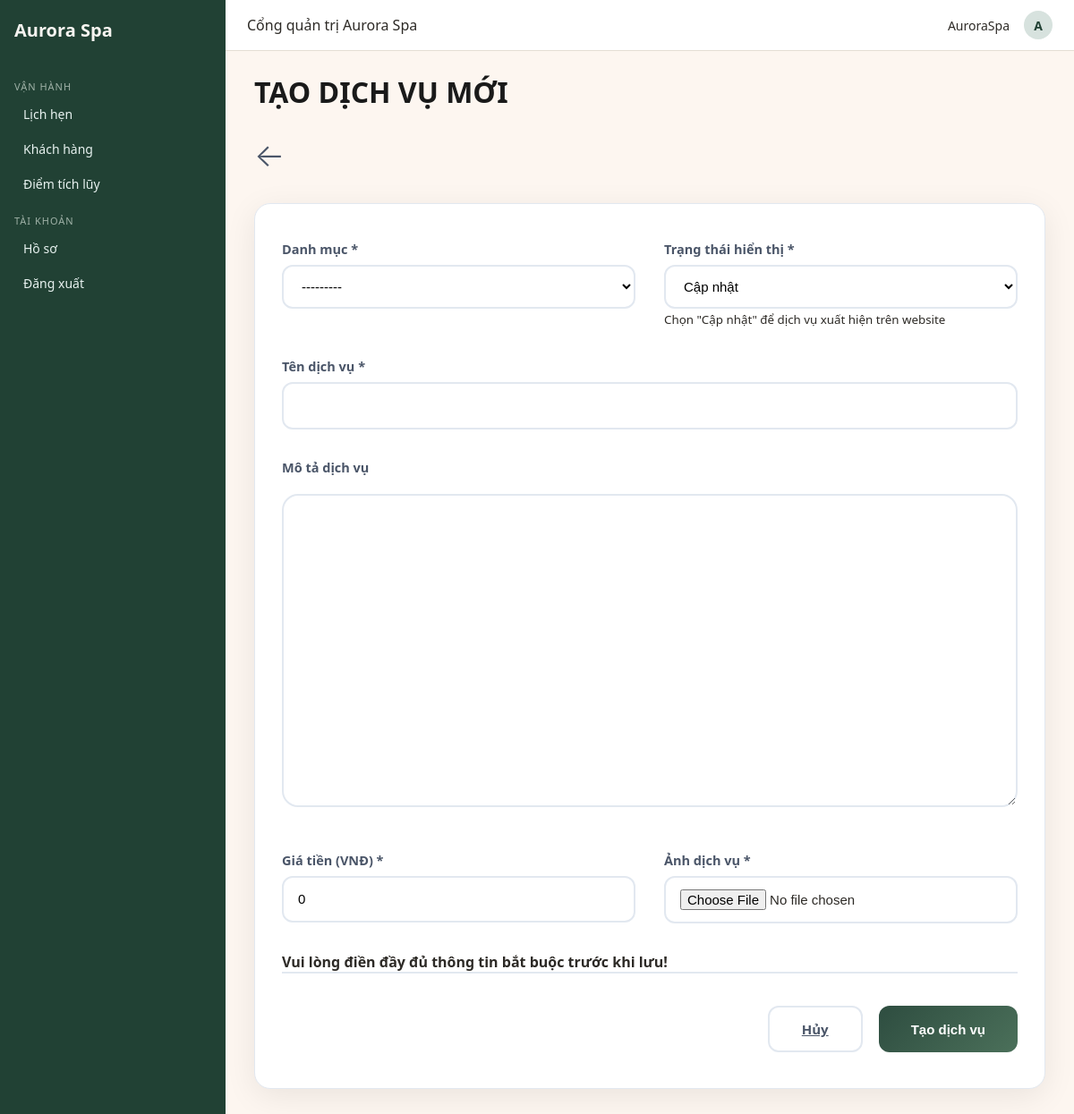
The page /staff/services/add/ (signed in) on the database as committed earlier.
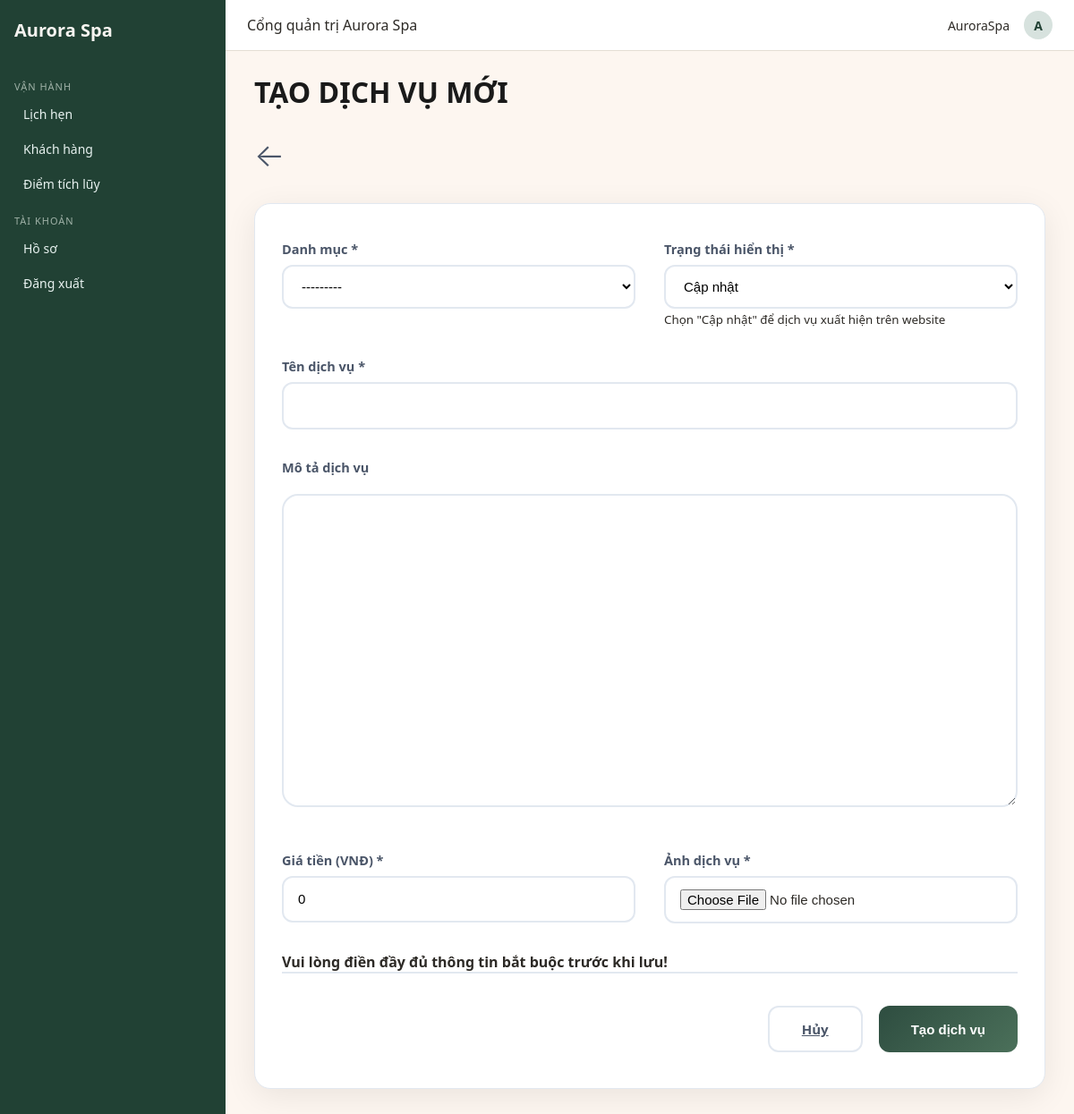
The same page on the database as committed later.
### aurora/models.py (models this page shows, shortened)
class DichVu(models.Model):
    MaDichVu = models.CharField(
        max_length=5,
        primary_key=True,
        validators=[MinLengthValidator(5)],
        help_text="Mã định danh duy nhất cho từng dịch vụ (VD: DV001, DV002, ...)"
    )
    MaDanhMuc = models.ForeignKey(
        DanhMucDichVu,
        on_delete=models.CASCADE,
        db_column='MaDanhMuc',
        help_text="Khóa ngoại liên kết đến bảng DanhMucDichVu (MaDanhMuc)"
    )
    TenDichVu = models.CharField(
        max_length=200,
        null=False,
        help_text="Tên dịch vụ Spa (VD: 'Massage đá nóng', 'Trị mụn chuyên sâu')"
    )
    GiaTien = models.DecimalField(
        max_digits=12,
        decimal_places=0,
        help_text="Giá tiền dịch vụ (VNĐ)",
        default=0
    )
    MoTa = RichTextField()
    TrangThaiHienThi = models.BooleanField(
        default=True,
        help_text="Trạng thái hiển thị dịch vụ (1 = đang kinh doanh, 0 = tạm ẩn)"
    )
    HinhAnh = models.ImageField(upload_to='dichvu/', blank=True, null=True)
    class Meta:
        db_table = 'DichVu'
        verbose_name = 'Dịch Vụ'
        verbose_name_plural = 'Dịch Vụ'

class DanhMucDichVu(models.Model):
    MaDanhMuc = models.CharField(
        max_length=5,
        primary_key=True,
        validators=[MinLengthValidator(5)],
        help_text="Mã định danh duy nhất cho từng danh mục dịch vụ Spa (VD: DM001, DM002, ...)"
    )
    TenDanhMuc = models.CharField(
        max_length=200,
        null=False,
        help_text="Tên danh mục dịch vụ (VD: 'Chăm sóc da mặt', 'Massage thư giãn')"
    )
    MoTa = models.TextField(
        null=True,
        blank=True,
        help_text="Mô tả chi tiết về nhóm dịch vụ (VD: các loại liệu trình trong danh mục)"
    )
    class Meta:
        db_table = 'DanhMucDichVu'
        verbose_name = 'Danh Mục Dịch Vụ'
        verbose_name_plural = 'Danh Mục Dịch Vụ'
    def __str__(self):
        return f"{self.MaDanhMuc} - {self.TenDanhMuc}"

### staffpanel/views.py (the view)
# urls.py: path('services/add/', views.staff_service_edit, name='staff_service_add'),
@content_required
def staff_service_edit(request, pk=None):
    if pk:
        dv = get_object_or_404(DichVu, pk=pk)
        action = "Sửa dịch vụ"
    else:
        dv = DichVu()
        action = "Tạo dịch vụ"
    if request.method == 'POST':
        form = DichVuForm(request.POST, request.FILES, instance=dv)
        if form.is_valid():
            dv = form.save(commit=False)
            trang_thai = request.POST.get('TrangThaiHienThi', '0')
            dv.TrangThaiHienThi = 1 if trang_thai == '1' else 0
            dv.save()
            NhatKyHoatDong.objects.create(
                nhan_vien=request.user.nhanvien,
                hanh_dong=action,
                doi_tuong='DichVu',
                object_id=dv.MaDichVu,
                mo_ta=dv.TenDichVu[:200]
            )
            messages.success(request, "Lưu dịch vụ thành công!")
            return redirect('staff_service_list')
    else:
        form = DichVuForm(instance=dv)
    return render(request, 'staffpanel/service_form.html', {
        'form': form,
        'dv': dv
    })

### staffpanel/forms.py
class DichVuForm(forms.ModelForm):
    class Meta:
        model = DichVu
        fields = [
            'MaDanhMuc',
            'TenDichVu',
            'MoTa',
            'GiaTien',
            'TrangThaiHienThi',
            'HinhAnh',
        ]
        widgets = {
            'MaDanhMuc': forms.Select(attrs={'class': 'form-control'}),
            'TenDichVu': forms.TextInput(attrs={'class': 'form-control'}),
            'MoTa': forms.Textarea(attrs={'class': 'form-control', 'rows': 6}),
            'GiaTien': forms.NumberInput(attrs={'class': 'form-control'}),
            'TrangThaiHienThi': forms.CheckboxInput(),
            'HinhAnh': forms.ClearableFileInput(attrs={'class': 'form-control'}),
        }

### staffpanel/templates/staffpanel/service_form.html (shortened to what this page needs)
{% extends "staffpanel/base.html" %}
{% load static %}
{% block content %}
<div class="main-content">
    <div class="d-flex align-items-center justify-content-between mb-5 px-4 pt-4">
        <h1 class="page-title mb-0">
            {% if dv.MaDichVu %}CHỈNH SỬA DỊCH VỤ{% else %}TẠO DỊCH VỤ MỚI{% endif %}
        </h1>
        <a href="{% url 'staff_service_list' %}" class="back-btn-simple">
            ←
        </a>
    </div>
    <div class="form-container">
        <form method="post" enctype="multipart/form-data" id="serviceForm" novalidate>
            <div class="form-grid">
                <div class="form-group">
                    <label class="form-label">Danh mục <span class="text-danger">*</span></label>
                    {{ form.MaDanhMuc }}
                </div>
                <div class="form-group">
                    <label class="form-label">Trạng thái hiển thị <span class="text-danger">*</span></label>
                    <select class="form-select" name="TrangThaiHienThi" required>
                        <option value="1" {% if dv.TrangThaiHienThi == 1 %}selected{% endif %}>
                            Cập nhật
                        </option>
                    </select>
                    <small class="text-muted">Chọn "Cập nhật" để dịch vụ xuất hiện trên website</small>
                </div>
                <div class="form-group full-width">
                    <label class="form-label">Tên dịch vụ <span class="text-danger">*</span></label>
                    {{ form.TenDichVu }}
                </div>
                <div class="form-group full-width">
                    <label class="form-label">Mô tả dịch vụ</label>
                    {{ form.MoTa }}
                </div>
                <div class="form-group">
                    <label class="form-label">Giá tiền (VNĐ) <span class="text-danger">*</span></label>
                    {{ form.GiaTien }}
                </div>
                <div class="form-group">
                    <label class="form-label">Ảnh dịch vụ <span class="text-danger">*</span></label>
                    {{ form.HinhAnh }}
                </div>
            </div>
            <div id="form-error-message" class="alert alert-danger text-center py-3 mb-4 d-none" style="border-radius:12px; font-weight:600;">
                Vui lòng điền đầy đủ thông tin bắt buộc trước khi lưu!
            </div>
            <div class="form-actions">
                <a href="{% url 'staff_service_list' %}" class="btn btn-secondary">Hủy</a>
                <button type="submit" class="btn btn-primary" id="submit-btn">
                    {% if dv.MaDichVu %}Cập nhật dịch vụ{% else %}Tạo dịch vụ{% endif %}
                </button>
            </div>
        </form>
    </div>
</div>
{% endblock %}
{% block extra_css %}
<link rel="stylesheet" href="https://cdnjs.cloudflare.com/ajax/libs/font-awesome/6.5.0/css/all.min.css">
{% endblock %}

Rows that differ between the two databases and show on the page:
added DanhMucDichVu: MaDanhMuc "---------"
